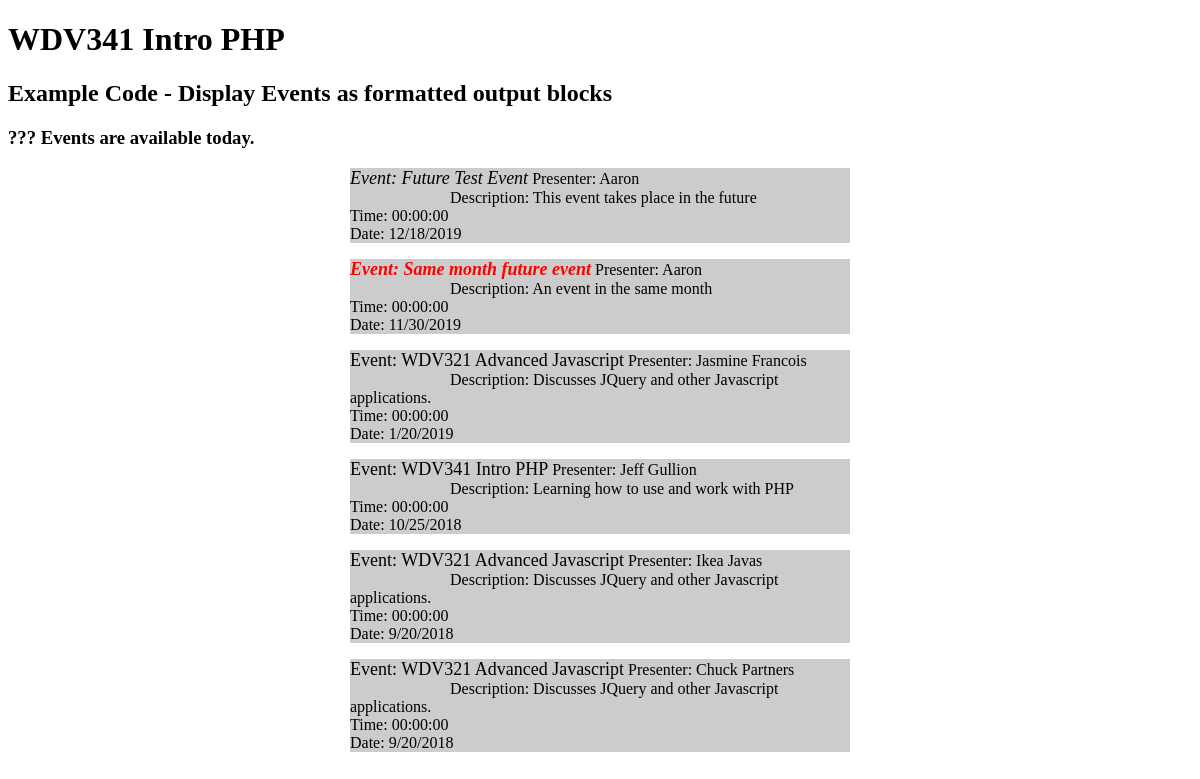
The page /formatEvents/formatEvents.php on the database its author committed.
### tables this page shows
CREATE TABLE `wdv341_event` (
  `event_id` int(11) NOT NULL,
  `event_name` varchar(200) NOT NULL,
  `event_description` varchar(300) NOT NULL,
  `event_presenter` varchar(200) NOT NULL,
  `event_date` date NOT NULL,
  `event_time` time NOT NULL
);

### formatEvents/formatEvents.php (the view, shortened to what this page needs)
<?php
include_once("../connectPDO.php");
$sql = "
                SELECT event_name, event_description, event_presenter, DATE_FORMAT(event_date, '%c/%e/%Y') AS date, event_time
                FROM wdv341_event
                ORDER BY event_date DESC";
$stmt = $conn->prepare($sql);
$stmt->execute();
?>
<!DOCTYPE html>
<html>
    <head>
    </head>
    <body>
        <h1>WDV341 Intro PHP</h1>
        <h2>Example Code - Display Events as formatted output blocks</h2>
        <h3>??? Events are available today.</h3>
        <?php
        $currentMonth = false;
        $inTheFuture = false;
        $today = date('Y-m-d');
        while($row = $stmt->fetch(PDO::FETCH_ASSOC)) {
            $eventDate = date('Y-m-d', strtotime($row["date"]));
            if ($today < $eventDate) {
                $inTheFuture = true;
                if (date('Y-m', strtotime($row["date"])) === date('Y-m')) {
                    $currentMonth = true;
                } else {
                    $currentMonth = false;
                }
            } else {
                $inTheFuture = false;
                $currentMonth = false;
            }
            $eventFormat = '<span class="displayEvent"> Event: ' . $row["event_name"];
            if ($currentMonth) {
                $eventFormat = '<span class="displayMonthEvent"><i><b>Event: ' . $row["event_name"] . '</b></i>';
            } else if ($inTheFuture) {
                $eventFormat = '<span class="displayEvent"><i>Event: ' . $row["event_name"] . '</i>';
            }
            echo '
            <p>
                <div class="eventBlock">
                    <div>
                        ' . $eventFormat . '</span>
                        <span>Presenter: ' . $row["event_presenter"]  . '</span>
                    </div>
                    <div>
                        <span class="displayDescription">Description: ' . $row["event_description"] . '</span>
                    </div>
                    <div>
                        <span class="displayTime">Time: ' . $row["event_time"] . '</span>
                    </div>
                    <div>
                        <span class="displayDate">Date: ' . $row["date"] . '</span>
                    </div>
                </div>
            </p> ';
        }
        ?>
    </body>
</html>

### formatEvents/formatEvents.php (style rules this page uses)
.eventBlock { width:500px; margin-left:auto; margin-right:auto; background-color:#CCC; }
.displayEvent { text_align:left; font-size:18px; }
.displayDescription { margin-left:100px; }
.displayMonthEvent { text_align:left; font-size:18px; color: red; }

### rows shown on the page
wdv341_event: event_name "Future Test Event", event_presenter "Aaron", event_description "This event takes place in the future", event_time "00:00:00", date "12/18/2019"
wdv341_event: event_name "Same month future event", event_presenter "Aaron", event_description "An event in the same month", event_time "00:00:00", date "11/30/2019"
wdv341_event: event_name "WDV321 Advanced Javascript", event_presenter "Jasmine Francois", event_description "Discusses JQuery and other Javascript applications.", event_time "00:00:00", date "1/20/2019"
wdv341_event: event_name "WDV341 Intro PHP", event_presenter "Jeff Gullion", event_description "Learning how to use and work with PHP", event_time "00:00:00", date "10/25/2018"
wdv341_event: event_name "WDV321 Advanced Javascript", event_presenter "Ikea Javas", event_description "Discusses JQuery and other Javascript applications.", event_time "00:00:00", date "9/20/2018"
wdv341_event: event_name "WDV321 Advanced Javascript", event_presenter "Chuck Partners", event_description "Discusses JQuery and other Javascript applications.", event_time "00:00:00", date "9/20/2018"
